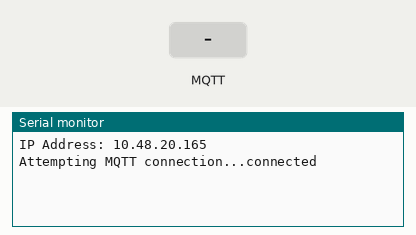
Bench run of a sketch on a simulated Arduino Uno, built with avr-gcc and run on an emulated ATmega328P. Shown: the last lines printed to the serial monitor. The test bench sets the inputs (shaded band). WiFi joins after 1.5 s; servers stay silent unless stated; no MQTT or app messages arrive unless stated.

Above: at 2.7 s.
2.8 s: MQTT message "1" arrives on the first subscribed topic
At 3.7 s:
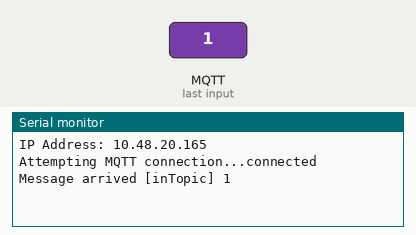
4.3 s: MQTT message "on" arrives on the first subscribed topic
At 4.8 s:
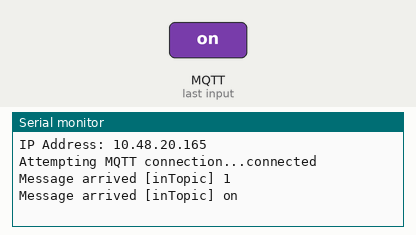
5.8 s: MQTT message "off" arrives on the first subscribed topic
At 7.2 s:
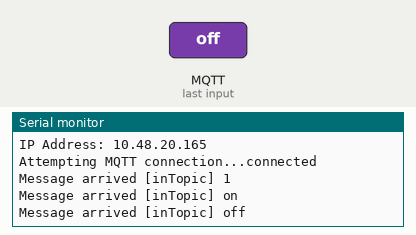

Measured:
- after the input at 2.8 s, the serial monitor: prints a new line at once (image 1)
- after the input at 4.3 s, the serial monitor: prints a new line at once (image 2)
- after the input at 5.8 s, the serial monitor: prints a new line at once (image 3)

The sketch:

UIPEthernet-MQTT.ino
```cpp
/*
 Basic MQTT example

 This sketch demonstrates the basic capabilities of the library.
 It connects to an MQTT server then:
  - publishes "hello world" to the topic "outTopic"
  - subscribes to the topic "inTopic", printing out any messages
    it receives. NB - it assumes the received payloads are strings not binary

 It will reconnect to the server if the connection is lost using a blocking
 reconnect function. See the 'mqtt_reconnect_nonblocking' example for how to
 achieve the same result without blocking the main loop.

*/

#include <SPI.h>
#include <UIPEthernet.h>
#include <PubSubClient.h>

// Update these with values suitable for your network.
byte mac[]    = {  0xDE, 0xED, 0xBA, 0xFE, 0xFE, 0xED };
IPAddress ip(10, 48, 20, 165);
IPAddress server(10, 48, 20, 70);

// constants won't change. Used here to set a pin number:
const int ledPin =  LED_BUILTIN;// the number of the LED pin

// Variables will change:
int ledState = LOW;

void callback(char* topic, byte* payload, unsigned int length) {
  Serial.print("Message arrived [");
  Serial.print(topic);
  Serial.print("] ");
  for (int i=0;i<length;i++) {
    Serial.print((char)payload[i]);
  }
  Serial.println();
}

EthernetClient ethClient;
PubSubClient client(ethClient);

void reconnect() {
  // Loop until we're reconnected
  while (!client.connected()) {
    Serial.print("Attempting MQTT connection...");
    // Attempt to connect
    if (client.connect("arduinoClient")) {
      Serial.println("connected");
      // Once connected, publish an announcement...
      client.publish("outTopic","hello world");
      // ... and resubscribe
      client.subscribe("inTopic");
    } else {
      Serial.print("failed, rc=");
      Serial.print(client.state());
      Serial.println(" try again in 5 seconds");
      // Wait 5 seconds before retrying
      delay(5000);
    }
  }
}

void setup()
{
  Serial.begin(57600);

  client.setServer(server, 1883);
  client.setCallback(callback);

  Ethernet.begin(mac, ip);

  Serial.print("IP Address: ");
  Serial.println(Ethernet.localIP());

  // Allow the hardware to sort itself out
  delay(1500);
}

void loop()
{
  if (!client.connected()) {
    reconnect();
  }

  client.loop();
}
```
